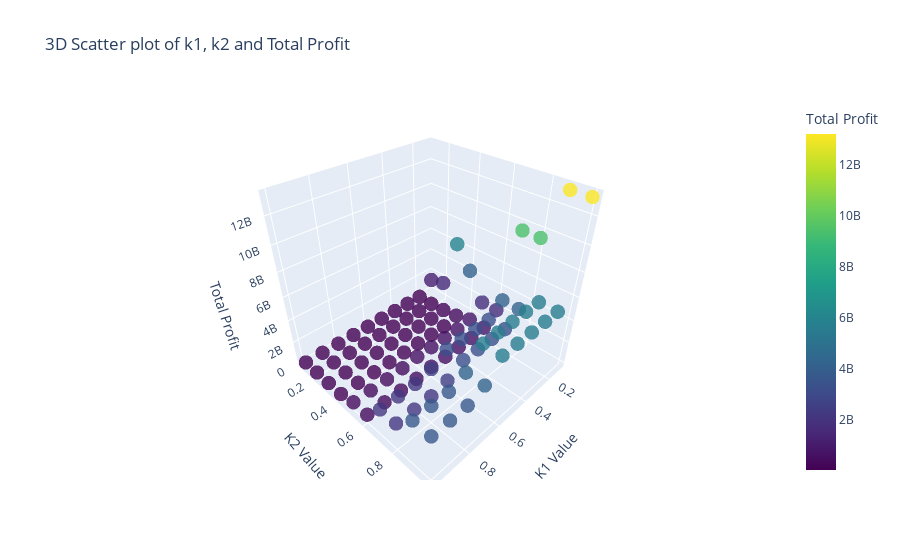

The cell this chart's notebook holds for it:
### Code cell
k1_vals = np.array([r['k1'] for r in results_grid])
k2_vals = np.array([r['k2'] for r in results_grid])
profits = np.array([r['total_profit'] for r in results_grid])

fig = go.Figure(data=[
    go.Scatter3d(
        x=k1_vals,
        y=k2_vals,
        z=profits,
        mode='markers',
        marker=dict(
            size=5,
            color=profits,
            colorscale='Viridis',
            colorbar=dict(title='Total Profit'),
            opacity=0.8
        ),
        text=[f"k1={k1:.2f}, k2={k2:.2f}, profit={p:.2f}" for k1, k2, p in zip(k1_vals, k2_vals, profits)],
        name='Profit Points'
    )
])

fig.update_layout(
    title='3D Scatter plot of k1, k2 and Total Profit',
    scene=dict(
        xaxis_title='K1 Value',
        yaxis_title='K2 Value',
        zaxis_title='Total Profit'
    )
)

fig.show()
